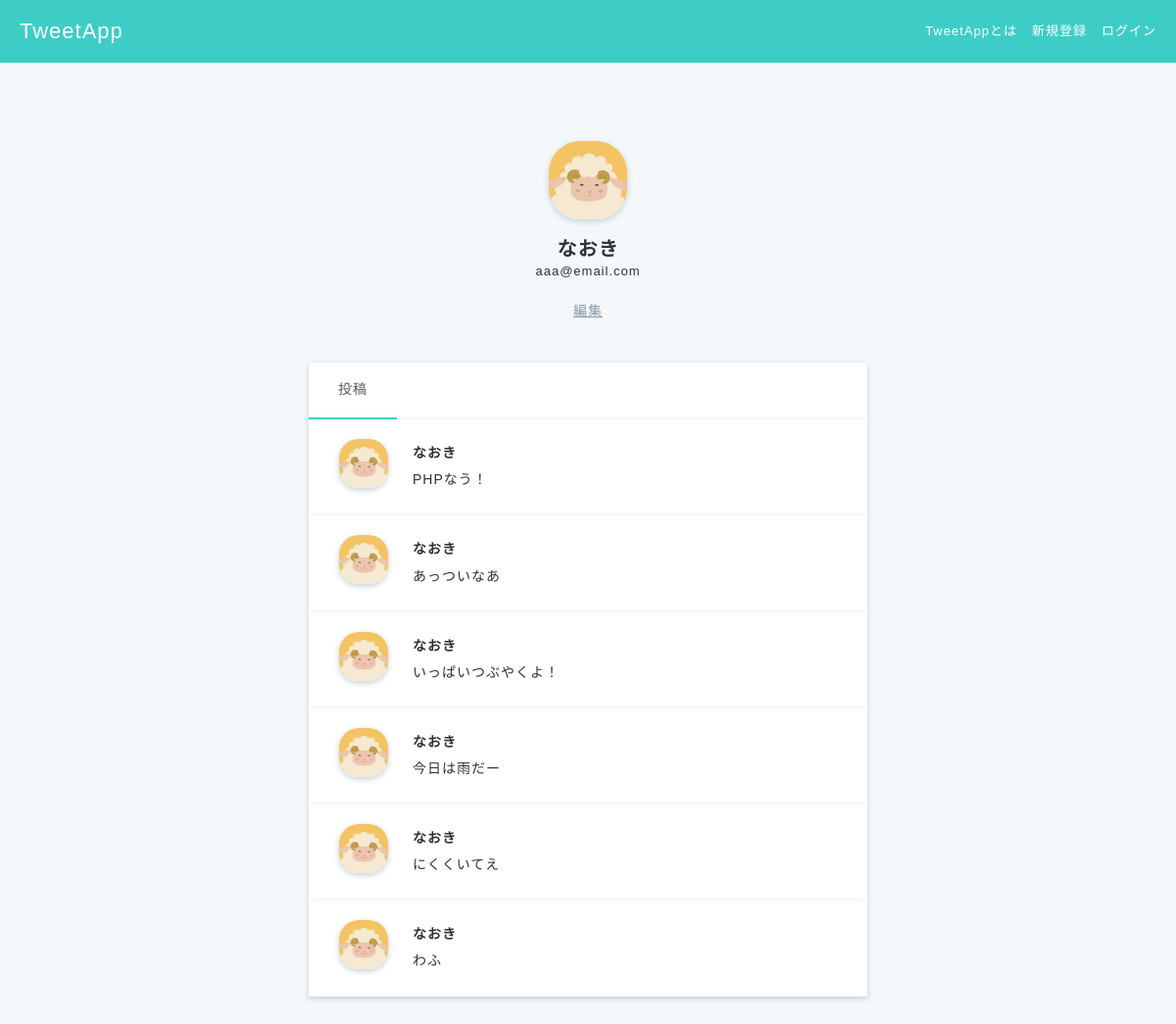
The app's page /users_show.php?id=1 with its own data.
### tables this page shows
create table users (
id int auto_increment  primary key,
name varchar(100) not null,
email varchar(100) not null unique,
password varchar(100) not null,
created datetime default current_timestamp,
updated datetime default current_timestamp on update current_timestamp
);

create table tweets (
tweet_id int auto_increment primary key,
user_id int not null,
content varchar(140) not null,
created datetime default current_timestamp,
updated datetime default current_timestamp on update current_timestamp,
foreign key(user_id) references users(id)
);

### users_show.php (the view)
<?php require 'header.php'; ?>
<?php
$sql=$pdo->prepare('SELECT * FROM `users` where id = ?');
$sql->execute([$_REQUEST['id']]);
?>
<?php
$sql2=$pdo->prepare('
  SELECT * FROM tweets
  LEFT OUTER JOIN users
  ON tweets.user_id = users.id
  WHERE user_id = ?
  ORDER BY tweets.updated DESC
');
$sql2->execute([
  $_REQUEST['id']
]);
?>
<div class="main user-show">
  <div class="container">
    <?php foreach ($sql->fetchAll() as $row): ?>
      <div class="user">
        <img src="img/<?=$row['id'] ?>.jpg">
        <h2><?=$row['name'] ?></h2>
        <p><?=$row['email'] ?></p>
        <a href ="users_edit.php?id=<?=$row['id'] ?>">編集</a>
      </div>
      <ul class="user-tabs">
        <li class="active"><a>投稿</a></li>
      </ul>
    <?php endforeach; ?>
    <?php foreach ($sql2->fetchAll() as $row): ?>
      <div class="posts-index-item">
        <div class="post-left"><img src="img/<?=$row['id'] ?>.jpg"></div>
        <div class="post-right"><div class="post-user-name"><a href="users_show.php?id=<?=$row['id'] ?>"><?=$row['name'] ?></a>
        </div>
          <a href="posts_show.php?tweet_id=<?=$row['tweet_id'] ?>"><?=$row['content'] ?></a>
        </div>
      </div>
    <?php endforeach; ?>
  </div>
</div>

### header.php (shortened to what this page needs)
<!DOCTYPE html>
<html>
<head>
  <link rel="stylesheet" href="css/style.css">
</head>
<body>
<header>
  <?php if(isset($_SESSION['user'])): ?>
    <div class="header-logo"><a href ="posts.php">TweetApp</a></div>
    <ul class="header-menus">
      <li><a href="users_show.php?id=<?=$_SESSION['user']['id'] ?>"><?=$_SESSION['user']['name'] ?></a></li>
      <li><a href="posts_new.php">投稿</a></li>
      <li><a href="posts.php">投稿一覧</a></li>
      <li><a href="users.php">ユーザー一覧</a></li>
      <li><a href="logout.php">ログアウト</a></li>
    </ul>
  <?php else:?>
  <div class="header-logo"><a href="top.php">TweetApp</a></div>
  <ul class="header-menus">
    <li><a href="about.php">TweetAppとは</a></li>
    <li><a href="signup.php">新規登録</a></li>
    <li><a href="login.php">ログイン</a></li>
  </ul>
<?php endif; ?>
</header>

### css/style.css (style rules this page uses)
* { box-sizing: border-box; }
html { font: 100%/1.5 'Avenir Next', 'Hiragino Sans', sans-serif; line-height: 1.7; letter-spacing: 1px; }
ul, li { list-style-type: none; padding: 0; margin: 0; }
a { text-decoration: none; color: #2d3133; font-size: 14px; }
h1, h2, h3, h4, h5, h6, p { margin: 0; }
body { color: #2d3133; background-color: #3ecdc6; margin: 0; min-height: 1vh; }
.main { position: absolute; top: 64px; width: 100%; height: auto; min-height: 100%; background-color: #f5f8fa; }
.container { max-width: 600px; margin: 60px auto; padding-left: 15px; padding-right: 15px; clear: both; }
header { height: 64px; position: absolute; z-index: 1; width: 100%; }
.header-logo { float: left; padding-left: 20px; color: white; font-size: 22px; line-height: 64px; }
.header-logo a { color: white; font-size: 22px; }
.header-menus { float: right; padding-right: 20px; }
.header-menus li { float: left; line-height: 64px; font-size: 13px; color: white; padding-left: 15px; }
.header-menus a { float: left; font-size: 13px; color: white; }
.posts-index-item { padding: 20px 30px; background-color: white; overflow: hidden; box-shadow: 0 2px 6px #c1ced7; }
.post-left img { width: 50px; height: 50px; border-radius: 40%; box-shadow: 0 2px 6px #c1ced7; object-fit: cover; }
.post-user-name a { font-weight: 600; }
.post-left { float: left; width: 10%; }
.post-right { float: left; width: 90%; padding-left: 25px; text-align: left; }
.user-show { text-align: center; }
.user { margin-bottom: 20px; }
.user img { width: 80px; height: 80px; border-radius: 40%; box-shadow: 0 2px 6px #c1ced7; margin: 20px 0 10px; object-fit: cover; }
.user h2 { font-size: 20px; font-weight: 600; line-height: 1.2; }
.user p { font-size: 13px; margin-bottom: 15px; }
.user a { color: #8899a6; text-decoration: underline; font-weight: 200; }
.user-tabs { margin-top: 40px; background-color: white; overflow: hidden; box-shadow: 0 2px 6px #c1ced7; }
.user-tabs li { float: left; }
.user-tabs li.active { border-bottom: 2px solid #3ecdc6; }
.user-tabs li.active a { color: #57575f; }
.user-tabs a { display: inline-block; padding: 16px 30px; color: #afb6bf; }

### records on screen
users: name "なおき", email "aaa@email.com"
tweets: user.name "なおき", content "PHPなう！"
tweets: user.name "なおき", content "あっついなあ"
tweets: user.name "なおき", content "いっぱいつぶやくよ！"
tweets: user.name "なおき", content "今日は雨だー"
tweets: user.name "なおき", content "にくくいてえ"
tweets: user.name "なおき", content "わふ"
